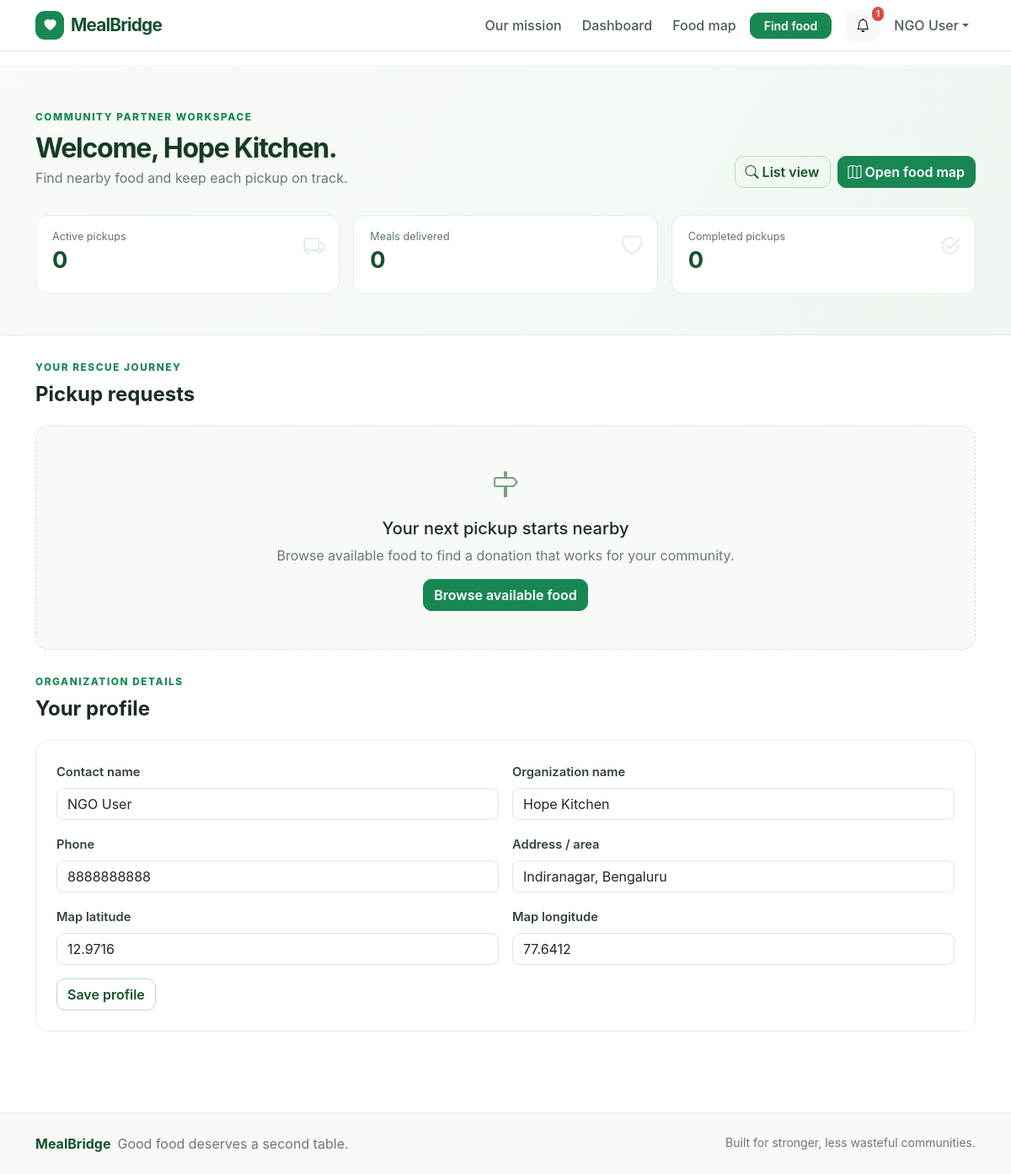
/ngo/dashboard (signed in), run on the app's committed database.
### models/user.py (models this page shows, shortened)
class User(UserMixin, db.Model):
    __tablename__ = "users"
    id = db.Column(db.Integer, primary_key=True)
    name = db.Column(db.String(120), nullable=False)
    email = db.Column(db.String(120), unique=True, nullable=False, index=True)
    password_hash = db.Column(db.String(255), nullable=False)
    role = db.Column(db.String(20), nullable=False, index=True)
    organization_name = db.Column(db.String(150))
    phone = db.Column(db.String(30))
    address = db.Column(db.Text)
    latitude = db.Column(db.Float)
    longitude = db.Column(db.Float)
    is_verified = db.Column(db.Boolean, nullable=False, default=False)
    is_active = db.Column(db.Boolean, nullable=False, default=True)
    created_at = db.Column(db.DateTime, nullable=False, default=datetime.utcnow)
    donations = db.relationship("FoodDonation", back_populates="donor", lazy=True)
    notifications = db.relationship(
        "Notification", back_populates="user", cascade="all, delete-orphan", lazy=True
    )
    verification = db.relationship(
        "NGOVerification", back_populates="ngo", uselist=False, cascade="all, delete-orphan"
    )
    @property
    def display_name(self):
        return self.organization_name or self.name

### routes/ngo.py (the view)
@ngo_bp.route("/dashboard")
@role_required("ngo")
def dashboard():
    pickups = (
        PickupRequest.query.filter_by(ngo_id=current_user.id)
        .order_by(PickupRequest.created_at.desc())
        .all()
    )
    stats = {
        "active": sum(item.status in {"pending", "accepted", "picked_up"} for item in pickups),
        "meals": sum(
            item.meals for item in PickupHistory.query.filter_by(ngo_id=current_user.id)
        ),
        "completed": sum(item.status == "completed" for item in pickups),
    }
    return render_template("ngo_dashboard.html", pickups=pickups, stats=stats)

### models/user.py (called while the page is built)
@login_manager.user_loader
def load_user(user_id):
    try:
        return db.session.get(User, int(user_id))
    except (TypeError, ValueError):
        return None

### routes/common.py (called while the page is built, shortened)
def role_required(*roles):
    def decorator(view):
        @wraps(view)
        @login_required
        def wrapped(*args, **kwargs):
            if current_user.role not in roles:
                abort(403)
            return view(*args, **kwargs)
        return wrapped
    return decorator

def expire_donations():
    expired = FoodDonation.query.filter(
        FoodDonation.status.in_(("available", "reserved")),
        FoodDonation.expiry_time <= datetime.now(),
    ).all()
    db.session.commit()

### templates/ngo_dashboard.html (shortened to what this page needs)
{% extends "base.html" %}
{% block content %}
<section class="dashboard-header">
  <div class="container py-4 py-lg-5">
    <div class="d-flex flex-column flex-md-row justify-content-between align-items-md-end gap-3">
      <div><span class="eyebrow">Community partner workspace</span><h1 class="h2 mt-2 mb-1">Welcome, {{ current_user.display_name }}.</h1><p class="text-secondary mb-0">Find nearby food and keep each pickup on track.</p></div>
      <div class="d-flex flex-wrap gap-2"><a class="btn btn-outline-success" href="{{ url_for('ngo.available_food') }}"><i class="bi bi-search me-1"></i>List view</a><a class="btn btn-success" href="{{ url_for('map.food_map') }}"><i class="bi bi-map me-1"></i>Open food map</a></div>
    </div>
    <div class="row g-3 mt-3">
      <div class="col-6 col-lg-4"><div class="metric-card"><span>Active pickups</span><strong>{{ stats.active }}</strong><i class="bi bi-truck"></i></div></div>
      <div class="col-6 col-lg-4"><div class="metric-card"><span>Meals delivered</span><strong>{{ "{:,}".format(stats.meals) }}</strong><i class="bi bi-heart"></i></div></div>
      <div class="col-12 col-lg-4"><div class="metric-card"><span>Completed pickups</span><strong>{{ stats.completed }}</strong><i class="bi bi-check2-circle"></i></div></div>
    </div>
  </div>
</section>
<section class="container py-4">
  <div class="section-heading"><div><span class="eyebrow">Your rescue journey</span><h2 class="h4 mt-2">Pickup requests</h2></div></div>
  <div class="row g-3">
    {% for pickup in pickups %}
      <div class="col-12"><article class="pickup-card">
        <div class="pickup-main"><div class="pickup-icon"><i class="bi bi-basket2"></i></div><div><div class="d-flex flex-wrap align-items-center gap-2"><h3 class="h6 mb-0">{{ pickup.donation.food_name }}</h3><span class="status-badge status-{{ pickup.status }}">{{ pickup.status.replace('_', ' ')|title }}</span></div><p class="small text-secondary mb-1 mt-1">{{ pickup.requested_quantity if pickup.requested_quantity is not none else pickup.donation.quantity }} portions · {{ pickup.requested_meals if pickup.requested_meals is not none else pickup.donation.meals }} meals · Shared by {{ pickup.donor.display_name }}</p><p class="small mb-0"><i class="bi bi-geo-alt text-green me-1"></i>{{ pickup.donation.pickup_address }}</p></div></div>
        <div class="pickup-side"><div class="small text-secondary">Scheduled pickup</div><strong>{{ pickup.pickup_date.strftime('%d %b %Y, %H:%M') }}</strong>
          {% if pickup.status == 'accepted' or pickup.status == 'picked_up' %}
            <form method="post" action="{{ url_for('ngo.update_pickup_status', request_id=pickup.id) }}" class="mt-2"><input type="hidden" name="_csrf_token" value="{{ csrf_token() }}"><input type="hidden" name="action" value="{{ 'picked_up' if pickup.status == 'accepted' else 'completed' }}"><button class="btn btn-sm btn-success" type="submit">{{ 'Mark picked up' if pickup.status == 'accepted' else 'Complete pickup' }}</button></form>
          {% endif %}
        </div>
      </article></div>
    {% else %}
      <div class="col-12"><div class="empty-state"><i class="bi bi-signpost"></i><h3 class="h5 mt-3">Your next pickup starts nearby</h3><p class="text-secondary">Browse available food to find a donation that works for your community.</p><a class="btn btn-success" href="{{ url_for('ngo.available_food') }}">Browse available food</a></div></div>
    {% endfor %}
  </div>
</section>
<section class="container pb-5">
  <div class="section-heading"><div><span class="eyebrow">Organization details</span><h2 class="h4 mt-2">Your profile</h2></div></div>
  <form class="panel-card p-4" method="post" action="{{ url_for('ngo.update_profile') }}">
    <div class="row g-3">
      <div class="col-md-6"><label class="form-label" for="ngo-name">Contact name</label><input class="form-control" id="ngo-name" name="name" maxlength="120" value="{{ current_user.name }}" required></div>
      <div class="col-md-6"><label class="form-label" for="ngo-org">Organization name</label><input class="form-control" id="ngo-org" name="organization_name" maxlength="150" value="{{ current_user.organization_name or '' }}"></div>
      <div class="col-md-6"><label class="form-label" for="ngo-phone">Phone</label><input class="form-control" id="ngo-phone" name="phone" maxlength="30" value="{{ current_user.phone or '' }}"></div>
      <div class="col-md-6"><label class="form-label" for="ngo-address">Address / area</label><input class="form-control" id="ngo-address" name="address" maxlength="2000" value="{{ current_user.address or '' }}"></div>
      <div class="col-md-6"><label class="form-label" for="ngo-lat">Map latitude</label><input class="form-control" id="ngo-lat" name="latitude" type="number" step="any" min="-90" max="90" value="{{ current_user.latitude if current_user.latitude is not none else '' }}"></div>
      <div class="col-md-6"><label class="form-label" for="ngo-lon">Map longitude</label><input class="form-control" id="ngo-lon" name="longitude" type="number" step="any" min="-180" max="180" value="{{ current_user.longitude if current_user.longitude is not none else '' }}"></div>
    </div>
    <button class="btn btn-outline-success mt-3" type="submit">Save profile</button>
  </form>
</section>
{% endblock %}

### templates/base.html (shortened to what this page needs)
<!doctype html>
<html lang="en">
<head>
  <link href="https://cdn.jsdelivr.net/npm/bootstrap@5.3.3/dist/css/bootstrap.min.css" rel="stylesheet">
  <link href="https://cdn.jsdelivr.net/npm/bootstrap-icons@1.11.3/font/bootstrap-icons.min.css" rel="stylesheet">
  <link href="{{ url_for('static', filename='css/style.css') }}" rel="stylesheet">
</head>
<body>
  <nav class="navbar navbar-expand-lg navbar-light bg-white sticky-top border-bottom">
    <div class="container">
      <a class="navbar-brand fw-bold d-flex align-items-center gap-2" href="{{ url_for('auth.home') }}">
        <span class="brand-mark"><i class="bi bi-heart-fill"></i></span>
        MealBridge
      </a>
      <div class="collapse navbar-collapse" id="mainNav">
        <ul class="navbar-nav ms-auto align-items-lg-center gap-lg-2">
          <li class="nav-item"><a class="nav-link" href="{{ url_for('auth.about') }}">Our mission</a></li>
          {% if current_user.is_authenticated %}
            {% if current_user.role == 'donor' %}
              <li class="nav-item"><a class="nav-link" href="{{ url_for('donor.dashboard') }}">Dashboard</a></li>
              <li class="nav-item"><a class="nav-link" href="{{ url_for('map.food_map') }}">Food map</a></li>
              <li class="nav-item"><a class="btn btn-success btn-sm px-3" href="{{ url_for('donor.add_food') }}"><i class="bi bi-plus-lg me-1"></i>Share food</a></li>
            {% elif current_user.role == 'ngo' %}
              <li class="nav-item"><a class="nav-link" href="{{ url_for('ngo.dashboard') }}">Dashboard</a></li>
              <li class="nav-item"><a class="nav-link" href="{{ url_for('map.food_map') }}">Food map</a></li>
              <li class="nav-item"><a class="btn btn-success btn-sm px-3" href="{{ url_for('ngo.available_food') }}">Find food</a></li>
            {% else %}
              <li class="nav-item"><a class="nav-link" href="{{ url_for('admin.dashboard') }}">Admin console</a></li>
            {% endif %}
            <li class="nav-item dropdown ms-lg-2">
              <button class="btn btn-light position-relative" data-bs-toggle="dropdown" aria-label="Notifications">
                <i class="bi bi-bell"></i>
                {% if unread_notification_count %}<span class="notification-dot">{{ unread_notification_count }}</span>{% endif %}
              </button>
            </li>
            <li class="nav-item dropdown">
              <button class="btn btn-link nav-link dropdown-toggle text-decoration-none" data-bs-toggle="dropdown">{{ current_user.name }}</button>
            </li>
          {% else %}
            <li class="nav-item"><a class="nav-link" href="{{ url_for('auth.login') }}">Sign in</a></li>
            <li class="nav-item"><a class="btn btn-success btn-sm px-3" href="{{ url_for('auth.register') }}">Join the network</a></li>
          {% endif %}
        </ul>
      </div>
    </div>
  </nav>
  <main>
    <div class="container pt-3">
    </div>
    {% block content %}{% endblock %}
  </main>
  <footer class="site-footer mt-5">
    <div class="container py-4 d-flex flex-column flex-md-row justify-content-between gap-2">
      <div><strong>MealBridge</strong><span class="text-secondary ms-2">Good food deserves a second table.</span></div>
      <div class="small text-secondary">Built for stronger, less wasteful communities.</div>
    </div>
  </footer>
</body>
</html>

### static/css/style.css (style rules this page uses)
:root { --green: #198754; --green-dark: #14532d; --green-soft: #e8f5e9; --ink: #1d2b24; --muted: #64736a; --line: #e5ece7; --canvas: #f7faf7; --bs-success: #198754; --bs-success-rgb: 25, 135, 84; }
body { color: var(--ink); background: #fff; font-family: Inter, ui-sans-serif, system-ui, -apple-system, "Segoe UI", sans-serif; }
a { color: var(--green-dark); }
.navbar { z-index: 1030; }
.navbar-brand { color: var(--green-dark); letter-spacing: -.04em; font-size: 1.3rem; }
.brand-mark { width: 34px; height: 34px; display: grid; place-items: center; border-radius: 11px; color: #fff; background: var(--green); font-size: .88rem; }
.navbar .nav-link { color: #4b5c51; font-weight: 500; }
.btn-success { --bs-btn-bg: var(--green); --bs-btn-border-color: var(--green); --bs-btn-hover-bg: var(--green-dark); --bs-btn-hover-border-color: var(--green-dark); --bs-btn-active-bg: var(--green-dark); }
.btn-outline-success { --bs-btn-color: var(--green-dark); --bs-btn-border-color: #b7d8c4; --bs-btn-hover-bg: var(--green); --bs-btn-hover-border-color: var(--green); }
.btn { border-radius: 10px; font-weight: 600; }
.form-control, .form-select, .input-group-text { border-color: #dce5de; border-radius: 9px; }
.form-label { color: #34443a; font-weight: 600; font-size: .92rem; }
.eyebrow { color: var(--green); font-size: .74rem; font-weight: 800; letter-spacing: .13em; text-transform: uppercase; }
.empty-state { text-align: center; background: var(--canvas); border: 1px dashed #d4e4d7; border-radius: 16px; padding: 45px 20px; }
.empty-state > i { color: #77a283; font-size: 2rem; }
.site-footer { background: #f7faf7; border-top: 1px solid var(--line); }
.site-footer strong { color: var(--green-dark); }
.notification-dot { position: absolute; top: -4px; right: -5px; padding: 1px 5px; color: #fff; background: #d64d45; border-radius: 20px; font-size: .63rem; }
.dashboard-header { background: linear-gradient(120deg, #f8fbf7, #eff7f0); border-bottom: 1px solid var(--line); }
.dashboard-header h1 { color: #173a27; font-weight: 750; letter-spacing: -.04em; }
.metric-card { min-height: 94px; background: #fff; border: 1px solid #e5eee6; border-radius: 14px; padding: 16px 19px; position: relative; overflow: hidden; }
.metric-card span { display: block; color: var(--muted); font-size: .79rem; }
.metric-card strong { display: block; color: var(--green-dark); font-size: 1.7rem; line-height: 1.35; }
.metric-card > i { position: absolute; right: 17px; top: 18px; color: #d9eadd; font-size: 1.55rem; }
.section-heading { display: flex; justify-content: space-between; align-items: end; margin-bottom: 14px; }
.section-heading h2 { color: var(--ink); font-weight: 750; }
.panel-card { border: 1px solid var(--line); border-radius: 15px; background: #fff; overflow: hidden; }

### data on the page
User: name "NGO User", display_name "Hope Kitchen", organization_name "Hope Kitchen", phone "8888888888", address "Indiranagar, Bengaluru", latitude "12.9716", longitude "77.6412"

### other printed values
{{ unread_notification_count }} "1"
{{ stats.active }} "0"
{{ "{:,}".format(stats.meals) }} "0"
{{ stats.completed }} "0"
